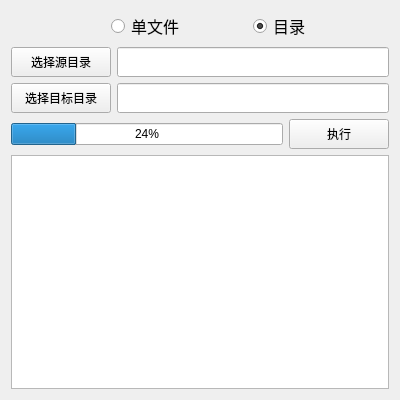
<?xml version="1.0" encoding="UTF-8"?>
<ui version="4.0">
 <class>Form</class>
 <widget class="QWidget" name="Form">
  <property name="geometry">
   <rect>
    <x>0</x>
    <y>0</y>
    <width>400</width>
    <height>400</height>
   </rect>
  </property>
  <property name="windowTitle">
   <string>hardlink</string>
  </property>
  <layout class="QVBoxLayout" name="verticalLayout_2">
   <item>
    <layout class="QHBoxLayout" name="horizontalLayout_4">
     <property name="leftMargin">
      <number>100</number>
     </property>
     <item>
      <widget class="QRadioButton" name="select_file_button">
       <property name="font">
        <font>
         <pointsize>12</pointsize>
        </font>
       </property>
       <property name="text">
        <string>单文件</string>
       </property>
       <property name="checked">
        <bool>false</bool>
       </property>
       <property name="autoRepeat">
        <bool>false</bool>
       </property>
      </widget>
     </item>
     <item>
      <widget class="QRadioButton" name="select_dir_button">
       <property name="enabled">
        <bool>true</bool>
       </property>
       <property name="font">
        <font>
         <pointsize>12</pointsize>
        </font>
       </property>
       <property name="tabletTracking">
        <bool>false</bool>
       </property>
       <property name="text">
        <string>目录</string>
       </property>
       <property name="checked">
        <bool>true</bool>
       </property>
      </widget>
     </item>
    </layout>
   </item>
   <item>
    <layout class="QVBoxLayout" name="verticalLayout">
     <item>
      <layout class="QHBoxLayout" name="horizontalLayout">
       <item>
        <widget class="QPushButton" name="select_source_dir">
         <property name="minimumSize">
          <size>
           <width>100</width>
           <height>30</height>
          </size>
         </property>
         <property name="text">
          <string>选择源目录</string>
         </property>
        </widget>
       </item>
       <item>
        <widget class="QLineEdit" name="source_dir_line">
         <property name="minimumSize">
          <size>
           <width>200</width>
           <height>30</height>
          </size>
         </property>
         <property name="readOnly">
          <bool>true</bool>
         </property>
        </widget>
       </item>
      </layout>
     </item>
     <item>
      <layout class="QHBoxLayout" name="horizontalLayout_2">
       <item>
        <widget class="QPushButton" name="select_target_dir">
         <property name="minimumSize">
          <size>
           <width>100</width>
           <height>30</height>
          </size>
         </property>
         <property name="text">
          <string>选择目标目录</string>
         </property>
        </widget>
       </item>
       <item>
        <widget class="QLineEdit" name="target_dir_line">
         <property name="minimumSize">
          <size>
           <width>200</width>
           <height>30</height>
          </size>
         </property>
         <property name="readOnly">
          <bool>true</bool>
         </property>
        </widget>
       </item>
      </layout>
     </item>
    </layout>
   </item>
   <item>
    <layout class="QHBoxLayout" name="horizontalLayout_3">
     <item>
      <widget class="QProgressBar" name="progress_bar">
       <property name="value">
        <number>24</number>
       </property>
      </widget>
     </item>
     <item>
      <widget class="QPushButton" name="excute">
       <property name="minimumSize">
        <size>
         <width>100</width>
         <height>30</height>
        </size>
       </property>
       <property name="text">
        <string>执行</string>
       </property>
      </widget>
     </item>
    </layout>
   </item>
   <item>
    <widget class="QPlainTextEdit" name="progress_info_text">
     <property name="readOnly">
      <bool>true</bool>
     </property>
    </widget>
   </item>
  </layout>
 </widget>
 <resources/>
 <connections/>
</ui>
